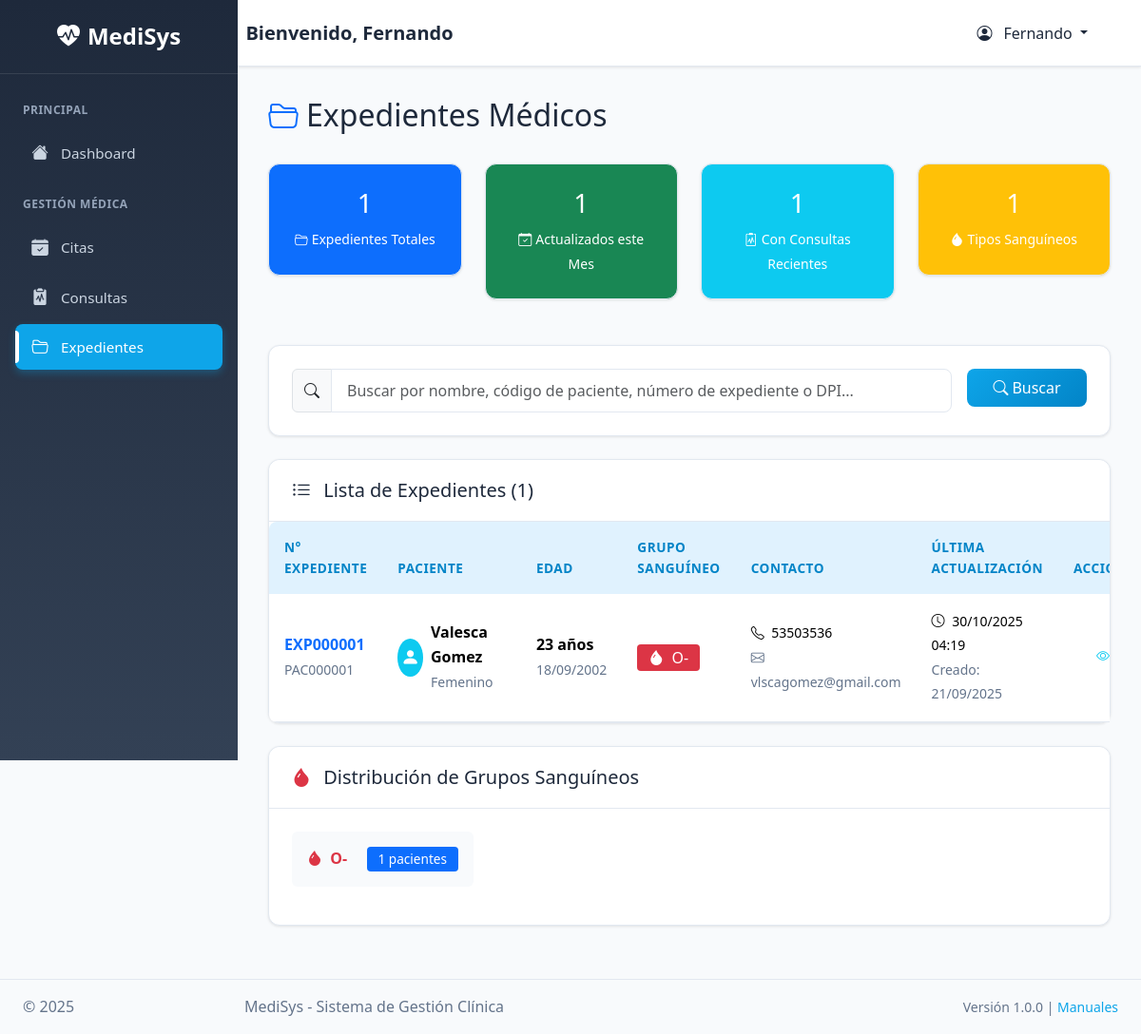
/expedientes (signed in), run on the app's committed database.
### tables this page shows
CREATE TABLE `expedientes` (
  `id` int(11) NOT NULL,
  `paciente_id` int(11) NOT NULL,
  `numero_expediente` varchar(20) DEFAULT NULL,
  `antecedentes_familiares` text DEFAULT NULL,
  `antecedentes_personales` text DEFAULT NULL,
  `antecedentes_quirurgicos` text DEFAULT NULL,
  `antecedentes_alergicos` text DEFAULT NULL,
  `vacunas` text DEFAULT NULL,
  `grupo_sanguineo` varchar(5) DEFAULT NULL,
  `factor_rh` enum('+','-') DEFAULT NULL,
  `peso_actual` decimal(5,2) DEFAULT NULL,
  `altura_actual` decimal(6,2) DEFAULT NULL,
  `imc` decimal(4,2) GENERATED ALWAYS AS (`peso_actual` / (`altura_actual` / 100 * (`altura_actual` / 100))) STORED,
  `estado_civil` enum('soltero','casado','divorciado','viudo','union_libre') DEFAULT NULL,
  `ocupacion` varchar(100) DEFAULT NULL,
  `escolaridad` varchar(50) DEFAULT NULL,
  `observaciones_generales` text DEFAULT NULL,
  `created_at` datetime DEFAULT current_timestamp(),
  `updated_at` datetime DEFAULT current_timestamp() ON UPDATE current_timestamp()
);

CREATE TABLE `pacientes` (
  `id` int(11) NOT NULL,
  `codigo_paciente` varchar(20) DEFAULT NULL,
  `nombre` varchar(50) NOT NULL,
  `apellidos` varchar(100) NOT NULL,
  `fecha_nacimiento` date NOT NULL,
  `genero` enum('M','F','Otro') NOT NULL,
  `tipo_sangre` enum('A+','A-','B+','B-','AB+','AB-','O+','O-') DEFAULT NULL,
  `email` varchar(255) DEFAULT NULL,
  `telefono` varchar(20) DEFAULT NULL,
  `celular` varchar(20) DEFAULT NULL,
  `direccion` text DEFAULT NULL,
  `ciudad` varchar(100) DEFAULT NULL,
  `dpi` varchar(20) DEFAULT NULL,
  `contacto_emergencia` varchar(100) DEFAULT NULL,
  `telefono_emergencia` varchar(20) DEFAULT NULL,
  `seguro_medico` varchar(100) DEFAULT NULL,
  `numero_seguro` varchar(50) DEFAULT NULL,
  `alergias` text DEFAULT NULL,
  `medicamentos_actuales` text DEFAULT NULL,
  `enfermedades_cronicas` text DEFAULT NULL,
  `observaciones` text DEFAULT NULL,
  `imagen` varchar(255) DEFAULT NULL,
  `is_active` tinyint(1) NOT NULL DEFAULT 1,
  `created_at` datetime DEFAULT current_timestamp(),
  `updated_at` datetime DEFAULT current_timestamp() ON UPDATE current_timestamp()
);

### app/Vistas/expedientes/index.php (the view, shortened to what the rows shown need)
<div class="d-flex justify-content-between align-items-center mb-4">
    <h2><i class="bi bi-folder2-open text-primary me-2"></i>Expedientes Médicos</h2>
</div>
<div class="card">
    <div class="card-body p-0">
        <?php if (empty($expedientes ?? [])): ?>
            <div class="text-center py-5">
                <i class="bi bi-folder2-open display-1 text-muted"></i>
                <h4 class="mt-3 text-muted">No se encontraron expedientes</h4>
                <p class="text-muted">
                    <?= ($search ?? '') ? 'Intenta con otros términos de búsqueda' : 'Los expedientes se crean automáticamente al registrar pacientes' ?>
                </p>
            </div>
        <?php else: ?>
            <div class="table-responsive">
                <table class="table table-hover mb-0">
                    <thead>
                        <tr>
                            <th>N° Expediente</th>
                            <th>Paciente</th>
                            <th>Edad</th>
                            <th>Grupo Sanguíneo</th>
                            <th>Contacto</th>
                            <th>Última Actualización</th>
                            <th width="120">Acciones</th>
                        </tr>
                    </thead>
                    <tbody>
                        <?php foreach ($expedientes as $expediente): ?>
                            <tr>
                                <td>
                                    <strong class="text-primary">
                                        <?= htmlspecialchars($expediente['numero_expediente'] ?? 'N/A') ?>
                                    </strong>
                                    <br>
                                    <small class="text-muted">
                                        <?= htmlspecialchars($expediente['codigo_paciente'] ?? 'N/A') ?>
                                    </small>
                                </td>
                                <td>
                                    <div class="d-flex align-items-center">
                                        <?php if (!empty($expediente['imagen'])): ?>
                                            <img src="<?= htmlspecialchars($expediente['imagen']) ?>"
                                                 alt="Foto" class="rounded-circle me-2"
                                                 style="width: 40px; height: 40px; object-fit: cover;">
                                        <?php else: ?>
                                            <div class="avatar-sm bg-info text-white rounded-circle d-flex align-items-center justify-content-center me-2">
                                                <i class="bi bi-person-fill"></i>
                                            </div>
                                        <?php endif; ?>
                                        <div>
                                            <strong><?= htmlspecialchars(($expediente['nombre'] ?? '') . ' ' . ($expediente['apellidos'] ?? '')) ?></strong>
                                            <br>
                                            <small class="text-muted">
                                                <?php
                                                $generos = ['M' => 'Masculino', 'F' => 'Femenino', 'Otro' => 'Otro'];
                                                echo $generos[$expediente['genero'] ?? 'Otro'] ?? 'No especificado';
                                                ?>
                                            </small>
                                        </div>
                                    </div>
                                </td>
                                <td>
                                    <strong><?= $expediente['edad'] ?? 'N/A' ?> años</strong>
                                    <br>
                                    <small class="text-muted">
                                        <?= Util::formatDate($expediente['fecha_nacimiento'] ?? '') ?>
                                    </small>
                                </td>
                                <td>
                                    <?php if (!empty($expediente['grupo_sanguineo']) && !empty($expediente['factor_rh'])): ?>
                                        <span class="badge bg-danger fs-6">
                                            <i class="bi bi-droplet-fill me-1"></i>
                                            <?= htmlspecialchars($expediente['grupo_sanguineo'] . $expediente['factor_rh']) ?>
                                        </span>
                                    <?php else: ?>
                                        <span class="text-muted">No registrado</span>
                                    <?php endif; ?>
                                </td>
                                <td>
                                    <?php if (!empty($expediente['telefono'])): ?>
                                        <small>
                                            <i class="bi bi-telephone me-1"></i>
                                            <?= htmlspecialchars($expediente['telefono']) ?>
                                        </small>
                                        <br>
                                    <?php endif; ?>
                                    <?php if (!empty($expediente['email'])): ?>
                                        <small class="text-muted">
                                            <i class="bi bi-envelope me-1"></i>
                                            <?= htmlspecialchars($expediente['email']) ?>
                                        </small>
                                    <?php endif; ?>
                                </td>
                                <td>
                                    <small>
                                        <i class="bi bi-clock me-1"></i>
                                        <?= Util::formatDateTime($expediente['updated_at'] ?? '') ?>
                                    </small>
                                    <br>
                                    <small class="text-muted">
                                        Creado: <?= Util::formatDate($expediente['created_at'] ?? '') ?>
                                    </small>
                                </td>
                                <td>
                                    <div class="btn-group btn-group-sm">
                                        <a href="<?= Router::url('expedientes/ver?id=' . ($expediente['id'] ?? '')) ?>"
                                           class="btn btn-outline-info" title="Ver expediente completo">
                                            <i class="bi bi-eye"></i>
                                        </a>
                                    </div>
                                </td>
                            </tr>
                        <?php endforeach; ?>
                    </tbody>
                </table>
            </div>
        <?php endif; ?>
    </div>
</div>

### data on the page
expedientes: numero_expediente "EXP000001", paciente.codigo_paciente "PAC000001", paciente.apellidos "Valesca Gomez", paciente.genero "Femenino", edad "23", paciente.fecha_nacimiento "18/09/2002", grupo_sanguineo+factor_rh "O-", paciente.telefono "53503536", paciente.email "vlscagomez@gmail.com", updated_at "30/10/2025 04:19", created_at "21/09/2025"

### other printed values
$current_user['nombre'] "Fernando"
$stats['total'] "1"
$stats['actualizados_mes'] "1"
$stats['con_consultas_recientes'] "1"
count($stats['grupos_sanguineos'] ?? []) "1"
count($expedientes ?? []) "1"
$grupo['tipo'] "O-"
$grupo['cantidad'] "1"
